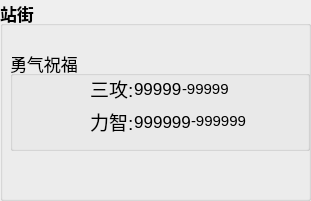
   <widget class="QGroupBox" name="groupBox_9">
    <property name="geometry">
     <rect>
      <x>470</x>
      <y>30</y>
      <width>311</width>
      <height>201</height>
     </rect>
    </property>
    <property name="font">
     <font>
      <pointsize>13</pointsize>
      <weight>75</weight>
      <bold>true</bold>
     </font>
    </property>
    <property name="title">
     <string>站街</string>
    </property>
    <property name="alignment">
     <set>Qt::AlignLeading|Qt::AlignLeft|Qt::AlignTop</set>
    </property>
    <property name="flat">
     <bool>true</bool>
    </property>
    <widget class="QGroupBox" name="b0">
     <property name="geometry">
      <rect>
       <x>10</x>
       <y>50</y>
       <width>300</width>
       <height>101</height>
      </rect>
     </property>
     <property name="font">
      <font>
       <pointsize>13</pointsize>
       <weight>50</weight>
       <italic>false</italic>
       <bold>false</bold>
       <underline>false</underline>
       <strikeout>false</strikeout>
      </font>
     </property>
     <property name="cursor">
      <cursorShape>ArrowCursor</cursorShape>
     </property>
     <property name="styleSheet">
      <string notr="true"/>
     </property>
     <property name="title">
      <string>勇气祝福</string>
     </property>
     <property name="alignment">
      <set>Qt::AlignLeading|Qt::AlignLeft|Qt::AlignTop</set>
     </property>
     <property name="flat">
      <bool>false</bool>
     </property>
     <widget class="QLabel" name="label_35">
      <property name="geometry">
       <rect>
        <x>20</x>
        <y>30</y>
        <width>50</width>
        <height>50</height>
       </rect>
      </property>
      <property name="text">
       <string/>
      </property>
      <property name="pixmap">
       <pixmap resource="images.qrc">:/png/84.PNG</pixmap>
      </property>
      <property name="scaledContents">
       <bool>true</bool>
      </property>
     </widget>
     <widget class="QWidget" name="layoutWidget">
      <property name="geometry">
       <rect>
        <x>70</x>
        <y>20</y>
        <width>221</width>
        <height>71</height>
       </rect>
      </property>
      <layout class="QVBoxLayout" name="verticalLayout_5">
       <property name="spacing">
        <number>0</number>
       </property>
       <property name="leftMargin">
        <number>10</number>
       </property>
       <item>
        <layout class="QHBoxLayout" name="horizontalLayout">
         <item>
          <widget class="QLabel" name="label_19">
           <property name="maximumSize">
            <size>
             <width>80</width>
             <height>50</height>
            </size>
           </property>
           <property name="font">
            <font>
             <pointsize>14</pointsize>
            </font>
           </property>
           <property name="text">
            <string>三攻:</string>
           </property>
          </widget>
         </item>
         <item>
          <widget class="QLabel" name="buff_sg">
           <property name="font">
            <font>
             <pointsize>13</pointsize>
            </font>
           </property>
           <property name="text">
            <string>99999</string>
           </property>
           <property name="alignment">
            <set>Qt::AlignLeading|Qt::AlignLeft|Qt::AlignVCenter</set>
           </property>
          </widget>
         </item>
         <item>
          <widget class="QLabel" name="buff_sg_cj">
           <property name="minimumSize">
            <size>
             <width>0</width>
             <height>0</height>
            </size>
           </property>
           <property name="maximumSize">
            <size>
             <width>999</width>
             <height>21</height>
            </size>
           </property>
           <property name="font">
            <font>
             <pointsize>11</pointsize>
            </font>
           </property>
           <property name="text">
            <string>-99999</string>
           </property>
           <property name="alignment">
            <set>Qt::AlignLeading|Qt::AlignLeft|Qt::AlignVCenter</set>
           </property>
          </widget>
         </item>
         <item>
          <spacer name="horizontalSpacer">
           <property name="orientation">
            <enum>Qt::Horizontal</enum>
           </property>
           <property name="sizeHint" stdset="0">
            <size>
             <width>40</width>
             <height>20</height>
            </size>
           </property>
          </spacer>
         </item>
        </layout>
       </item>
       <item>
        <layout class="QHBoxLayout" name="horizontalLayout_2">
         <item>
          <widget class="QLabel" name="label_8">
           <property name="maximumSize">
            <size>
             <width>80</width>
             <height>16777215</height>
            </size>
           </property>
           <property name="font">
            <font>
             <pointsize>14</pointsize>
            </font>
           </property>
           <property name="text">
            <string>力智:</string>
           </property>
          </widget>
         </item>
         <item>
          <widget class="QLabel" name="buff_lz">
           <property name="font">
            <font>
             <pointsize>13</pointsize>
            </font>
           </property>
           <property name="text">
            <string>999999</string>
           </property>
           <property name="alignment">
            <set>Qt::AlignCenter</set>
           </property>
          </widget>
         </item>
         <item>
          <widget class="QLabel" name="buff_lz_cj">
           <property name="minimumSize">
            <size>
             <width>0</width>
             <height>0</height>
            </size>
           </property>
           <property name="maximumSize">
            <size>
             <width>999</width>
             <height>20</height>
            </size>
           </property>
           <property name="font">
            <font>
             <pointsize>11</pointsize>
            </font>
           </property>
           <property name="text">
            <string>-999999</string>
           </property>
           <property name="textFormat">
            <enum>Qt::AutoText</enum>
           </property>
           <property name="alignment">
            <set>Qt::AlignLeading|Qt::AlignLeft|Qt::AlignVCenter</set>
           </property>
           <property name="openExternalLinks">
            <bool>false</bool>
           </property>
          </widget>
         </item>
         <item>
          <spacer name="horizontalSpacer_2">
           <property name="orientation">
            <enum>Qt::Horizontal</enum>
           </property>
           <property name="sizeHint" stdset="0">
            <size>
             <width>40</width>
             <height>20</height>
            </size>
           </property>
          </spacer>
         </item>
        </layout>
       </item>
      </layout>
     </widget>
    </widget>
   </widget>
